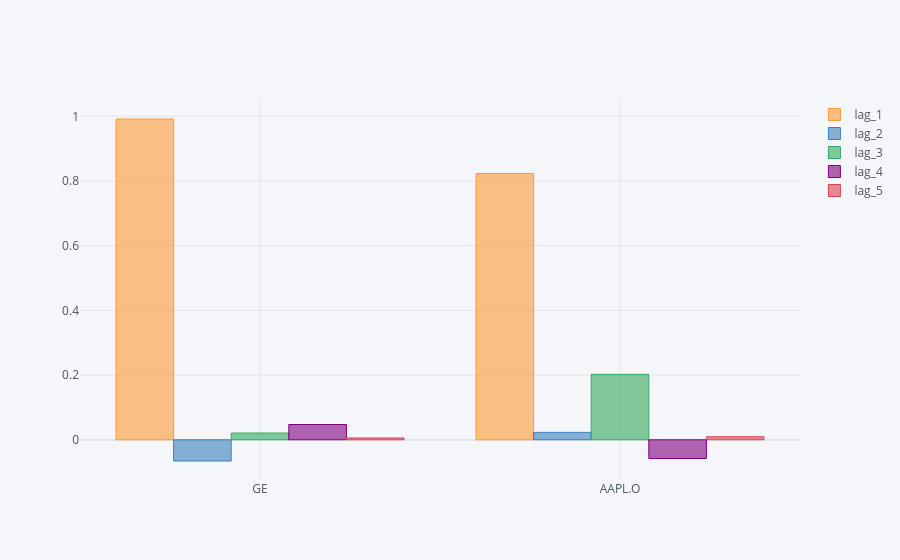

Notebook source saved alongside this figure:
### Markdown cell above
**Intraday** the optimal regression parameters show more variation.

### Code cell
regd.iplot(kind='bar')

### Figure 1 — Plotly figure (JSON) as saved in the notebook; plotly's stock layout.template omitted (floating-point values rounded to 4 significant figures)
{"data": [{"marker": {"color": "rgba(255, 153, 51, 0.6)", "line": {"color": "rgba(255, 153, 51, 1.0)", "width": 1}}, "name": "lag_1", "orientation": "v", "text": "", "type": "bar", "x": ["GE", "AAPL.O"], "y": [0.9918, 0.8232]}, {"marker": {"color": "rgba(55, 128, 191, 0.6)", "line": {"color": "rgba(55, 128, 191, 1.0)", "width": 1}}, "name": "lag_2", "orientation": "v", "text": "", "type": "bar", "x": ["GE", "AAPL.O"], "y": [-0.06558, 0.02291]}, {"marker": {"color": "rgba(50, 171, 96, 0.6)", "line": {"color": "rgba(50, 171, 96, 1.0)", "width": 1}}, "name": "lag_3", "orientation": "v", "text": "", "type": "bar", "x": ["GE", "AAPL.O"], "y": [0.02089, 0.2024]}, {"marker": {"color": "rgba(128, 0, 128, 0.6)", "line": {"color": "rgba(128, 0, 128, 1.0)", "width": 1}}, "name": "lag_4", "orientation": "v", "text": "", "type": "bar", "x": ["GE", "AAPL.O"], "y": [0.04723, -0.05785]}, {"marker": {"color": "rgba(219, 64, 82, 0.6)", "line": {"color": "rgba(219, 64, 82, 1.0)", "width": 1}}, "name": "lag_5", "orientation": "v", "text": "", "type": "bar", "x": ["GE", "AAPL.O"], "y": [0.005629, 0.009379]}], "layout": {"legend": {"bgcolor": "#F5F6F9", "font": {"color": "#4D5663"}}, "paper_bgcolor": "#F5F6F9", "plot_bgcolor": "#F5F6F9", "title": {"font": {"color": "#4D5663"}}, "xaxis": {"gridcolor": "#E1E5ED", "showgrid": true, "tickfont": {"color": "#4D5663"}, "title": {"font": {"color": "#4D5663"}, "text": ""}, "zerolinecolor": "#E1E5ED"}, "yaxis": {"gridcolor": "#E1E5ED", "showgrid": true, "tickfont": {"color": "#4D5663"}, "title": {"font": {"color": "#4D5663"}, "text": ""}, "zerolinecolor": "#E1E5ED"}}}
